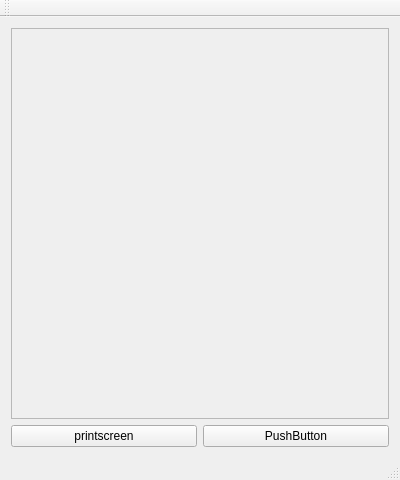
<?xml version="1.0" encoding="UTF-8"?>
<ui version="4.0">
 <class>MainWindow</class>
 <widget class="QMainWindow" name="MainWindow">
  <property name="geometry">
   <rect>
    <x>0</x>
    <y>0</y>
    <width>400</width>
    <height>480</height>
   </rect>
  </property>
  <property name="windowTitle">
   <string>MainWindow</string>
  </property>
  <widget class="QWidget" name="centralWidget">
   <layout class="QVBoxLayout" name="verticalLayout">
    <item>
     <widget class="QFrame" name="frame">
      <property name="sizePolicy">
       <sizepolicy hsizetype="Preferred" vsizetype="Expanding">
        <horstretch>0</horstretch>
        <verstretch>0</verstretch>
       </sizepolicy>
      </property>
      <property name="frameShape">
       <enum>QFrame::StyledPanel</enum>
      </property>
      <property name="frameShadow">
       <enum>QFrame::Raised</enum>
      </property>
     </widget>
    </item>
    <item>
     <layout class="QHBoxLayout" name="horizontalLayout">
      <property name="sizeConstraint">
       <enum>QLayout::SetMaximumSize</enum>
      </property>
      <property name="topMargin">
       <number>0</number>
      </property>
      <property name="bottomMargin">
       <number>0</number>
      </property>
      <item>
       <widget class="QPushButton" name="pushButton">
        <property name="text">
         <string>printscreen</string>
        </property>
       </widget>
      </item>
      <item>
       <widget class="QPushButton" name="pushButton_2">
        <property name="text">
         <string>PushButton</string>
        </property>
       </widget>
      </item>
     </layout>
    </item>
   </layout>
  </widget>
  <widget class="QMenuBar" name="menuBar">
   <property name="geometry">
    <rect>
     <x>0</x>
     <y>0</y>
     <width>400</width>
     <height>31</height>
    </rect>
   </property>
  </widget>
  <widget class="QToolBar" name="mainToolBar">
   <attribute name="toolBarArea">
    <enum>TopToolBarArea</enum>
   </attribute>
   <attribute name="toolBarBreak">
    <bool>false</bool>
   </attribute>
  </widget>
  <widget class="QStatusBar" name="statusBar"/>
 </widget>
 <layoutdefault spacing="6" margin="11"/>
 <resources/>
 <connections/>
</ui>
